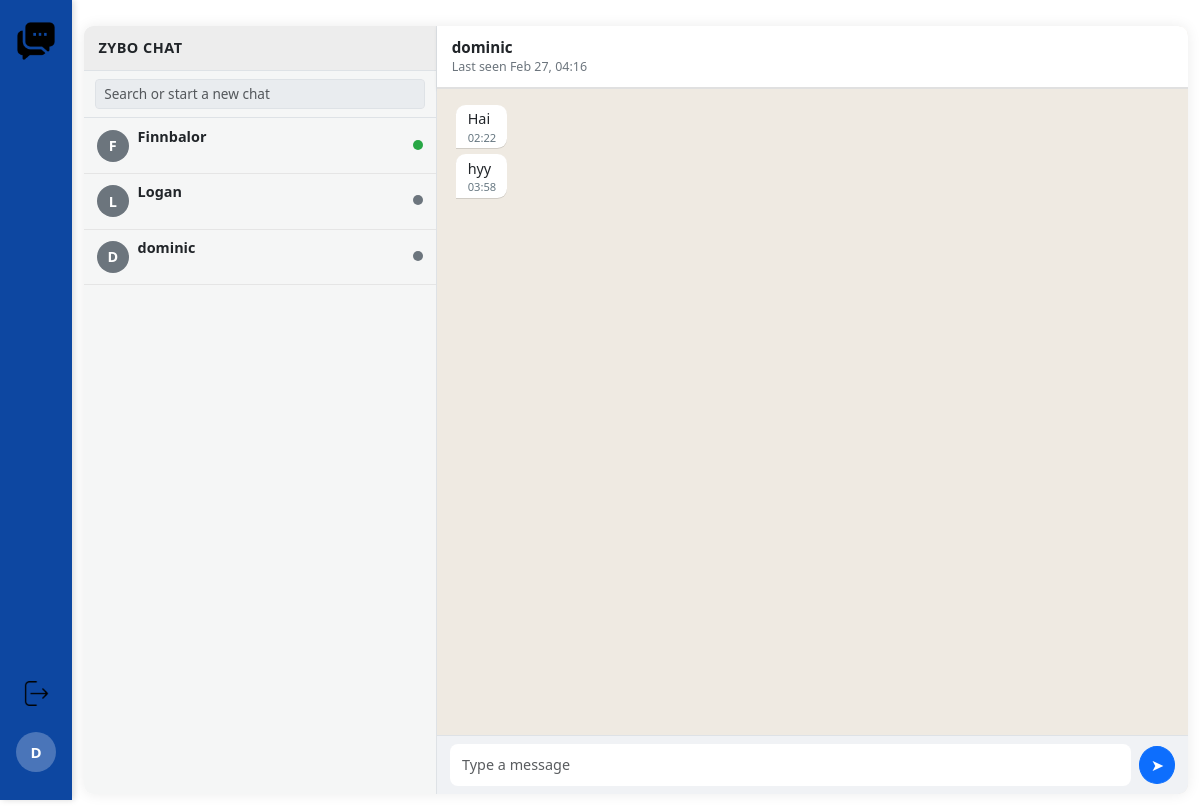
The page /chat/3/ (signed in) on the database its author committed.
### chat/models.py (models this page shows, shortened)
class User(AbstractUser):
    email = models.EmailField(unique=True)
    is_online = models.BooleanField(default=False)
    last_seen = models.DateTimeField(null=True, blank=True)
    USERNAME_FIELD = 'email'
    REQUIRED_FIELDS = ['username']

class Message(models.Model):
    sender = models.ForeignKey(
        settings.AUTH_USER_MODEL,
        related_name='sent_messages',
        on_delete=models.CASCADE
    )
    receiver = models.ForeignKey(
        settings.AUTH_USER_MODEL,
        related_name='received_messages',
        on_delete=models.CASCADE
    )
    content = models.TextField()
    timestamp = models.DateTimeField(default=timezone.now)
    is_read = models.BooleanField(default=False)
    is_deleted = models.BooleanField(default=False)
    class Meta:
        ordering = ['timestamp']

### chat/views.py (the view)
# urls.py: path('chat/<int:user_id>/', chat_views.chat_view, name='chat'),
@login_required
def chat_view(request, user_id):
    other_user = get_object_or_404(User, id=user_id)
    Message.objects.filter(
        sender=other_user,
        receiver=request.user,
        is_read=False
    ).update(is_read=True)
    users = (
        User.objects
        .exclude(id=request.user.id)
        .annotate(
            unread_count=Count(
                'sent_messages',
                filter=Q(
                    sent_messages__receiver=request.user,
                    sent_messages__is_read=False
                )
            )
        )
    )
    messages = Message.objects.filter(
        Q(sender=request.user, receiver=other_user) |
        Q(sender=other_user, receiver=request.user)
    ).order_by('timestamp')  # 👈 no is_deleted here
    return render(request, 'chat.html', {
        'other_user': other_user,
        'chat_messages': messages,
        'users': users,
        'current_user': request.user,
    })

### chat/templates/chat.html (shortened to what this page needs)
{% extends 'base.html' %}
{% load static %}
{% block content %}
<div class="wa-wrapper">
  <div class="wa-sidebar">
    <div class="wa-sidebar-header">
    <div class="wa-me-info">
        <div class="wa-logo-text">ZYBO CHAT</div>
    </div>
    </div>
    <div class="wa-sidebar-search">
      <input type="text" class="form-control form-control-sm" placeholder="Search or start a new chat" disabled>
    </div>
    <div class="wa-chat-list">
    {% for u in users %}
        <a href="{% url 'chat' u.id %}" class="text-decoration-none text-reset">
        <div class="wa-chat-item">
            <div class="wa-chat-main">
            <div class="wa-avatar">
                {{ u.username|default:u.email|first|upper }}
            </div>
            <div class="wa-chat-texts">
                <div class="wa-chat-name">
                {{ u.username|default:u.email }}
                </div>
                <div class="wa-chat-last">
                </div>
            </div>
            </div>
            <div class="wa-chat-meta">
            <div>
                <span id="user-dot-{{ u.id }}"
                    class="online-dot {% if u.is_online %}online{% else %}offline{% endif %}">
                </span>
            </div>
            </div>
        </div>
        </a>
    {% empty %}
        <div class="p-3 text-muted" style="font-size:.9rem;">
        No other users yet.
        </div>
    {% endfor %}
    </div>
  </div>
    <div class="wa-main">
        {% if other_user %}
        <div class="chat-header">
            <div class="chat-contact-info">
            <span class="chat-contact-name">
                {{ other_user.username|default:other_user.email }}
            </span>
            <span class="chat-contact-status" id="chat-status-text">
                {% if other_user.is_online %}
                Online
                {% else %}
                Last seen {{ other_user.last_seen|date:"M d, H:i" }}
                {% endif %}
            </span>
            </div>
        </div>
      <div class="chat-window-wrapper">
        <div id="chat-window" class="chat-window">
          {% for msg in chat_messages %}
            {% if msg.sender_id == user.id %}
              <div class="message-row sent"
                   data-message-id="{{ msg.id }}"
                   data-sender-id="{{ msg.sender_id }}">
                <div class="message-bubble {% if msg.is_deleted %}deleted{% endif %}">
                  {% if msg.is_deleted %}
                    <em class="text-muted" style="font-size:.85rem;">
                      You deleted this message
                    </em>
                  {% else %}
                    {{ msg.content|linebreaksbr }}
                    <div class="message-meta">
                      {{ msg.timestamp|date:"H:i" }}
                      {% if msg.is_read %}
                        ✓✓
                      {% else %}
                        ✓
                      {% endif %}
                    </div>
                  {% endif %}
                </div>
              </div>
            {% else %}
              <div class="message-row received"
                   data-message-id="{{ msg.id }}"
                   data-sender-id="{{ msg.sender_id }}">
                <div class="message-bubble {% if msg.is_deleted %}deleted{% endif %}">
                  {% if msg.is_deleted %}
                    <em class="text-muted" style="font-size:.85rem;">
                      This message was deleted
                    </em>
                  {% else %}
                    {{ msg.content|linebreaksbr }}
                    <div class="message-meta">
                      {{ msg.timestamp|date:"H:i" }}
                    </div>
                  {% endif %}
                </div>
              </div>
            {% endif %}
          {% endfor %}
        </div>
      </div>
      <form id="chat-form" class="chat-footer">
        <input type="text"
               id="message-input"
               class="form-control bg-white"
               placeholder="Type a message">
        <button type="submit" class="btn btn-primary">
          &#10148;
        </button>
      </form>
    {% else %}
      <div class="d-flex flex-column justify-content-center align-items-center h-100 text-muted">
        <p>Select a chat on the left to start messaging</p>
      </div>
    {% endif %}
  </div>
</div>
{% endblock %}

### chat/templates/base.html (shortened to what this page needs)
<!DOCTYPE html>
<html lang="en">
{% load static %}
<head>
  <link
    href="https://cdn.jsdelivr.net/npm/bootstrap@5.3.3/dist/css/bootstrap.min.css"
    rel="stylesheet"
  >
</head>
<body>
<div class="zybo-navbar">
  <a href="{% url 'user_list' %}" class="text-decoration-none text-white">
    <img src="{% static 'img/chat.png' %}"
         alt="Zybo Chat Logo"
         class="zybo-logo-img">
  </a>
  {% if user.is_authenticated %}
    <div class="zybo-bottom-group">
      <a href="{% url 'logout' %}" class="text-decoration-none text-white zybo-logout-link">
        <img src="{% static 'img/logout.png' %}"
             alt="Logout"
             class="zybo-logout-img">
      </a>
      <div class="zybo-avatar-nav">
        {{ user.username|default:user.email|first|upper }}
      </div>
    </div>
  {% else %}
    <a href="{% url 'login' %}" class="zybo-icon-link" title="Login">🔑</a>
  {% endif %}
</div>
<div class="zybo-body">
  <div class="container">
    {% block content %}{% endblock %}
  </div>
</div>
</body>
</html>

### chat/templates/base.html (style rules this page uses)
.online-dot { width: 10px; height: 10px; border-radius: 50%; display: inline-block; }
.online-dot.online { background-color: #28a745; }
.online-dot.offline { background-color: #6c757d; }
.wa-wrapper { height: calc(100vh - 32px); max-height: none; margin: 16px 0; background: #fff; border-radius: .6rem; overflow: hidden; box-shadow: 0 0 14px rgba(0,0,0,0.08); display: flex; }
.wa-sidebar { width: 32%; max-width: 360px; min-width: 260px; border-right: 1px solid #dee2e6; background: #f5f6f6; display: flex; flex-direction: column; }
.wa-sidebar-header { padding: .7rem .9rem; display: flex; align-items: center; justify-content: space-between; background: #ededed; border-bottom: 1px solid #dee2e6; }
.wa-me-info { display: flex; align-items: center; gap: .5rem; }
.wa-avatar { width: 32px; height: 32px; border-radius: 50%; background: #6c757d; color: #fff; display: inline-flex; align-items: center; justify-content: center; font-weight: 600; font-size: .9rem; }
.wa-sidebar-search { padding: .5rem .7rem; border-bottom: 1px solid #dee2e6; }
.wa-sidebar-search input { font-size: .85rem; }
.wa-chat-list { flex: 1; overflow-y: auto; }
.wa-chat-item { padding: .45rem .8rem; display: flex; align-items: center; justify-content: space-between; cursor: pointer; border-bottom: 1px solid #e5e5e5; }
.wa-chat-main { display: flex; align-items: center; gap: .55rem; }
.wa-chat-texts { display: flex; flex-direction: column; }
.wa-chat-name { font-size: .9rem; font-weight: 600; }
.wa-chat-last { font-size: .78rem; color: #6c757d; }
.wa-chat-meta { text-align: right; font-size: .75rem; }
.wa-main { flex: 1; display: flex; flex-direction: column; background: #efeae2; min-height: 0; }
.chat-header { background-color: #ffffff; border-bottom: 2px solid #e0e0e0; box-shadow: 0 1px 4px rgba(0,0,0,0.07); padding: .6rem .9rem; display: flex; align-items: center; justify-content: space-between; gap: .6rem; }
.chat-contact-info { display: flex; flex-direction: column; }
.chat-contact-name { font-weight: 600; font-size: .95rem; }
.chat-contact-status { font-size: .78rem; color: #6c757d; }
.chat-window { flex: 1; overflow-y: auto; padding: 1rem 1.2rem; background: #efeae2; }
.message-row { display: flex; margin-bottom: .35rem; }
.message-row.received { justify-content: flex-start; }
.message-bubble { position: relative; padding: .35rem .7rem .2rem .7rem; border-radius: .6rem; max-width: 70%; font-size: .9rem; line-height: 1.3; box-shadow: 0 1px 0.5px rgba(0,0,0,0.13); word-wrap: break-word; }
.message-row.received .message-bubble { background: #ffffff; border-bottom-left-radius: 0; }
.message-meta { font-size: .7rem; color: #667781; text-align: right; margin-top: .1rem; }
.chat-footer { background-color: #f0f2f5; padding: .5rem .8rem; display: flex; align-items: center; gap: .5rem; border-top: 1px solid #dee2e6; }
.chat-footer input[type="text"] { border-radius: 999px; border: none; padding: .45rem .9rem; font-size: .9rem; }
.chat-footer button { border-radius: 50%; width: 38px; height: 38px; display: inline-flex; align-items: center; justify-content: center; padding: 0; }
.chat-window-wrapper { position: relative; flex: 1; min-height: 0; display: flex; flex-direction: column; }
.zybo-navbar { position: fixed; top: 0; left: 0; width: 72px; height: 100vh; background: #0d47a1; color: white; display: flex; flex-direction: column; align-items: center; padding: 20px 0; box-shadow: 2px 0 6px rgba(0,0,0,0.15); z-index: 1000; }
.zybo-avatar-nav { width: 40px; height: 40px; border-radius: 50%; background: rgba(255,255,255,0.25); display: flex; align-items: center; justify-content: center; font-weight: 600; font-size: 15px; }
.zybo-body { margin-left: 72px; padding-top: 10px; }
.zybo-logo-img { width: 42px; height: 42px; object-fit: contain; margin-bottom: 12px; filter: brightness(100%) invert(0); }
.zybo-logout-img { width: 25px; height: 25px; object-fit: contain; margin-bottom: 10px; filter: brightness(100%) invert(0); }
.zybo-bottom-group { display: flex; flex-direction: column; align-items: center; margin-bottom: 8px; }
.zybo-logout-link { margin-bottom: 16px; }
.wa-logo-text { font-size: 0.9rem; font-weight: 700; letter-spacing: 0.5px; }
form input { border-radius: 8px !important; padding: 10px 12px !important; }

### rows shown on the page
User: username|first "D"
User: username|first "F", username "Finnbalor", is_online True (drawn)
User: username|first "L", username "Logan", is_online False (drawn)
User: username|first "D", username "dominic", is_online False (drawn), last_seen "Feb 27, 04:16"
Message: content "Hai", timestamp "02:22"
Message: content "hyy", timestamp "03:58"
